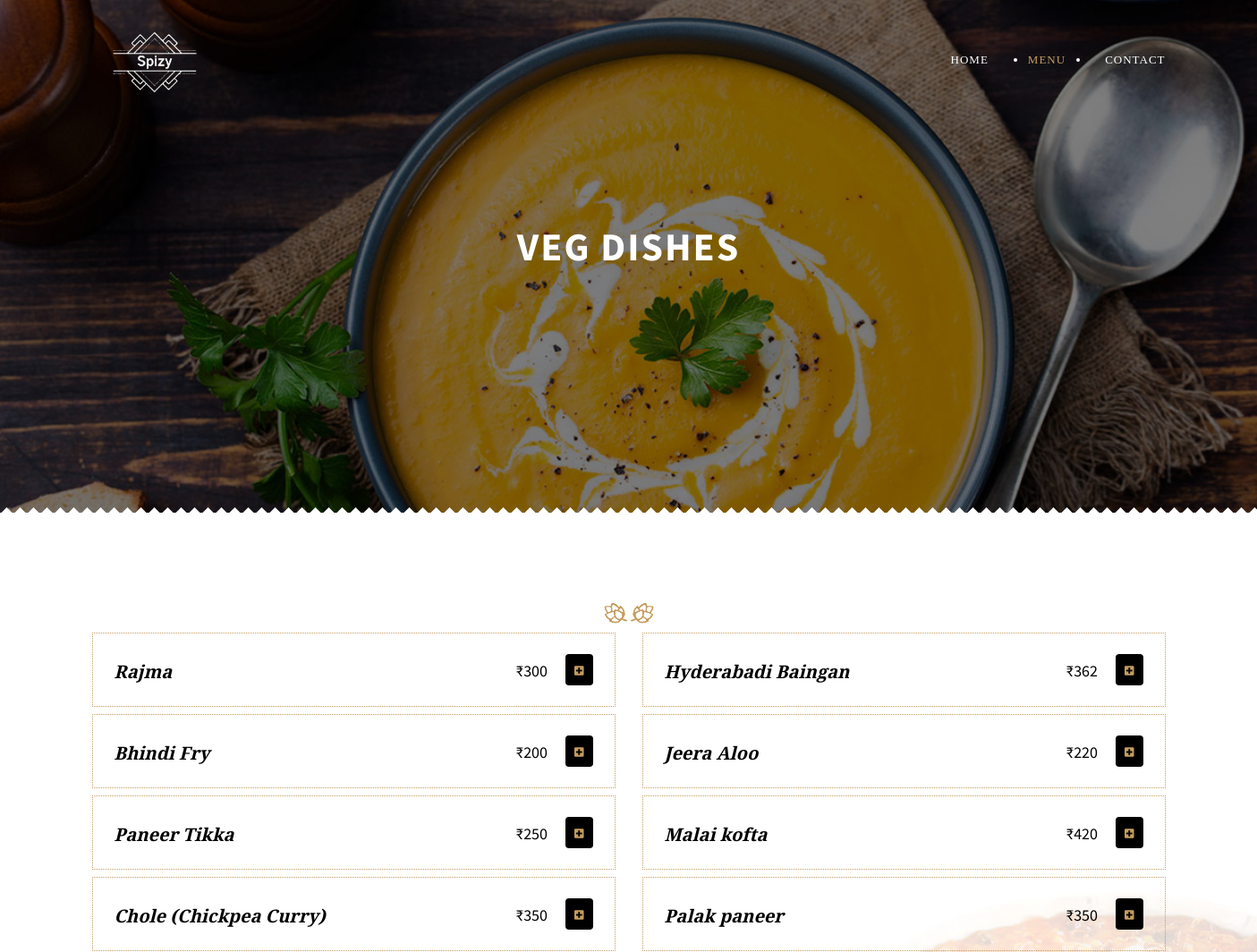
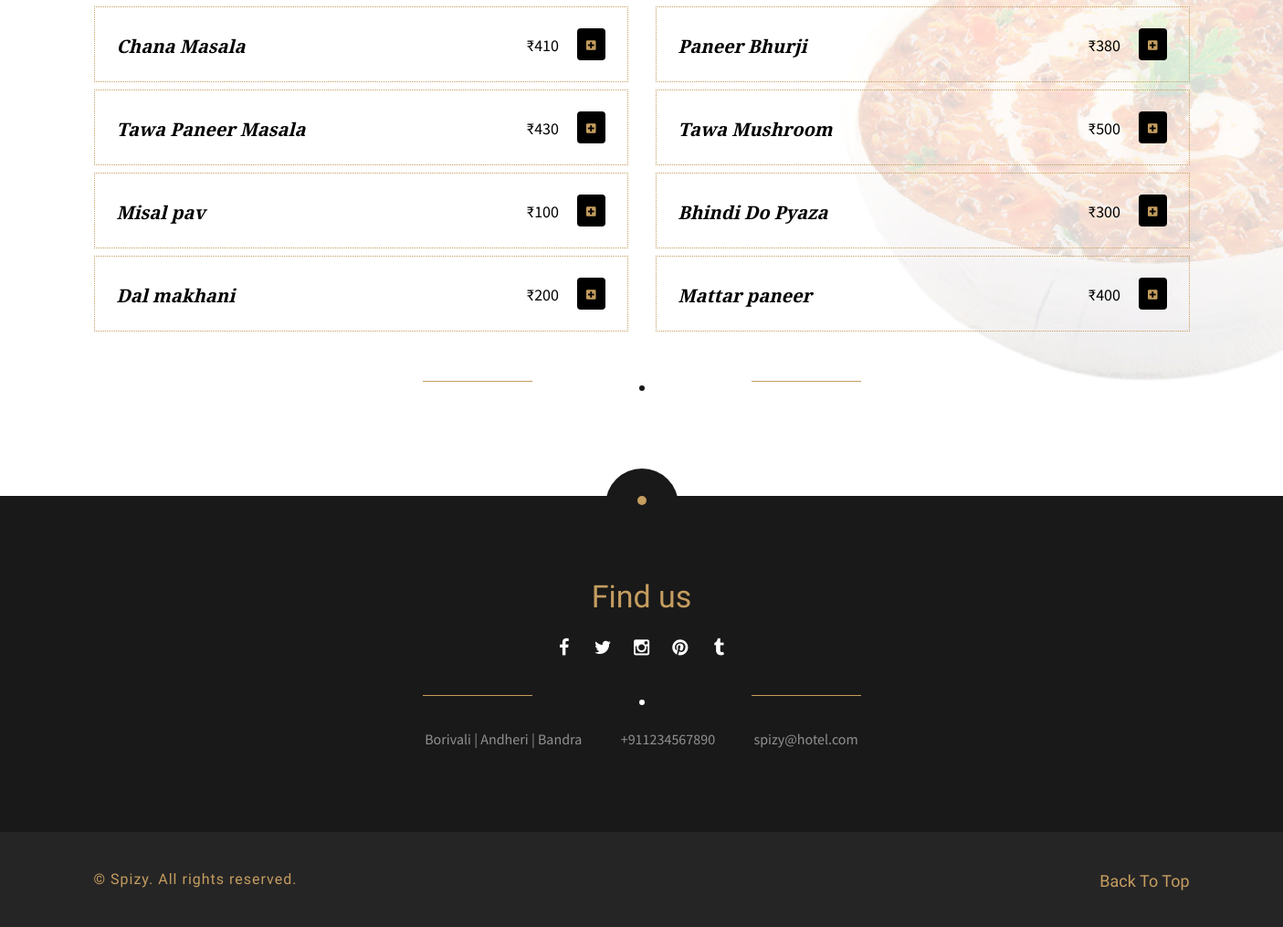
The page /veg-menu.php on the database its author committed (2 pictures, top to bottom).
### tables this page shows
CREATE TABLE `menu_data` (
  `id` int(50) NOT NULL,
  `name` varchar(100) NOT NULL,
  `category` varchar(100) NOT NULL,
  `picture` varchar(100) NOT NULL,
  `price` int(50) NOT NULL
);

### veg-menu.php (the view, shortened to what this page needs)
<?php
include('php/db_connect.php');
$veg_query = mysqli_query($spizy_db_con,'SELECT * FROM menu_data WHERE category = "Veg" ORDER BY RAND()');
?>
<!DOCTYPE HTML>
<html lang="en">
<head>
    <link href="https://cdn.jsdelivr.net/npm/bootstrap@5.0.0-beta1/dist/css/bootstrap.min.css" rel="stylesheet">
    <link rel="stylesheet" href="https://cdnjs.cloudflare.com/ajax/libs/font-awesome/5.15.2/css/all.min.css" />
    <link type="text/css" rel="stylesheet" href="css/reset.css">
    <link type="text/css" rel="stylesheet" href="css/plugins.css">
    <link type="text/css" rel="stylesheet" href="css/style.css">
    <link type="text/css" rel="stylesheet" href="css/color.css">
</head>
<body>
        <?php include('loader.php')?>
    <div id="main">
        <header>
            <div class="header-inner">
                <div class="container">
                    <div class="logo-holder">
                        <a href="index.php">
                            <img src="images/logo.jpg" class="respimg logo-vis" alt="">
                        </a>
                    </div>
                    <div class="nav-holder" style="margin-top: 20px;">
                        <nav>
                            <ul>
                                <li><a href="index.php">Home</a></li>
                                <li><a href="menu.php" class="act-link">Menu</a>
                                </li>
                                <li><a href="contact.php">Contact</a></li>
                            </ul>
                        </nav>
                    </div>
                </div>
            </div>
        </header>
        <div id="wrapper">
            <div class="content">
                <section class="parallax-section header-section">
                    <div class="bg bg-parallax" style="background-image:url(images/bg/4.jpg)" data-top-bottom="transform: translateY(300px);" data-bottom-top="transform: translateY(-300px);"></div>
                    <div class="overlay"></div>
                    <div class="container">
                        <h2>Veg Dishes</h2>
                    </div>
                </section>
                <section>
                    <div class="triangle-decor"></div>
                    <div class="menu-bg rbd" style="background-image:url(images/menu/3.png)" data-top-bottom="transform: translateX(-200px);" data-bottom-top="transform: translateX(200px);">
                    </div>
                    <div class="container">
                        <div class="separator color-separator"></div>
                        <div class="menu-holder pb-4">
                            <div class="row">
                            <?php
                                if($veg_query){
                                    while ($veg_query_array = mysqli_fetch_array($veg_query)){
                                        echo '<div class="col-md-6 mb-2">
                                                <div class="menu-item menu-item-border">
                                                    <div class="menu-item-details">
                                                        <div class="menu-item-desc">'.$veg_query_array['name'].'</div>
                                                        <div class="handle-menu-allign">
                                                        <div class="menu-item-prices">
                                                            <div class="menu-item-price">&#8377;'.$veg_query_array['price'].'</div>
                                                        </div>
                                                        <button class="add-to-cart-button-sm" onclick="add_to_cart('.$veg_query_array['id'].')"><i class="fas fa-plus-square"></i></button>
                                                        </div>
                                                    </div>
                                                </div>
                                            </div>';
                                    }
                                }
                                ?>
                            </div>
                        </div>
                        <div class="bold-separator">
                            <span></span>
                        </div>
                    </div>
                </section>
            </div>
            <footer>
                <div class="footer-inner">
                    <div class="container">
                        <div class="row">
                            <div>
                                <div class="footer-social">
                                    <h3>Find us</h3>
                                    <ul>
                                        <li><a href="#" target="_blank"><i class="fa fa-facebook"></i></a></li>
                                        <li><a href="#" target="_blank"><i class="fa fa-twitter"></i></a></li>
                                        <li><a href="#" target="_blank"><i class="fa fa-instagram"></i></a></li>
                                        <li><a href="#" target="_blank"><i class="fa fa-pinterest"></i></a></li>
                                        <li><a href="#" target="_blank"><i class="fa fa-tumblr"></i></a></li>
                                    </ul>
                                </div>
                            </div>
                        </div>
                        <div class="bold-separator">
                            <span></span>
                        </div>
                        <ul class="footer-contacts">
                            <li><a href="#">Borivali | Andheri | Bandra</a></li>
                            <li><a href="#">+911234567890</a></li>
                            <li><a href="#">spizy@hotel.com</a></li>
                        </ul>
                    </div>
                </div>
                <div class="to-top-holder">
                    <div class="container">
                        <p style="color:#C59D5F"> <span> &#169; Spizy. </span> All rights reserved.</p>
                        <div class="to-top"><span>Back To Top </span><i class="fa fa-angle-double-up"></i></div>
                    </div>
                </div>
            </footer>
        </div>
    </div>
</body>
</html>

### css/plugins.css (style rules this page uses)
@media (min-width:768px) { .container { width:750px } }
@media (min-width:992px) { .container { width:970px } }
@media (min-width:1200px) { .container { width:1170px } }
.row { margin-left:-15px;margin-right:-15px }
.col-xs-1, .col-sm-1, .col-md-1, .col-lg-1, .col-xs-2, .col-sm-2, .col-md-2, .col-lg-2, .col-xs-3, .col-sm-3, .col-md-3, .col-lg-3, .col-xs-4, .col-sm-4, .col-md-4, .col-lg-4, .col-xs-5, .col-sm-5, .col-md-5, .col-lg-5, .col-xs-6, .col-sm-6, .col-md-6, .col-lg-6, .col-xs-7, .col-sm-7, .col-md-7, .col-lg-7, .col-xs-8, .col-sm-8, .col-md-8, .col-lg-8, .col-xs-9, .col-sm-9, .col-md-9, .col-lg-9, .col-xs-10, .col-sm-10, .col-md-10, .col-lg-10, .col-xs-11, .col-sm-11, .col-md-11, .col-lg-11, .col-xs-12, .col-sm-12, .col-md-12, .col-lg-12 { position:relative;min-height:1px;padding-left:15px;padding-right:15px }
@media (min-width:992px) { .col-md-1, .col-md-2, .col-md-3, .col-md-4, .col-md-5, .col-md-6, .col-md-7, .col-md-8, .col-md-9, .col-md-10, .col-md-11, .col-md-12 { float:left } }
@media (min-width:992px) { .col-md-6 { width:50% } }
.clearfix:before,.clearfix:after,.container:before,.container:after,.container-fluid:before,.container-fluid:after,.row:before,.row:after { content:" ";display:table }
.clearfix:after,.container:after,.container-fluid:after,.row:after { clear:both }
.fa { display:inline-block;font:normal normal normal 14px/1 FontAwesome;font-size:inherit;text-rendering:auto;-webkit-font-smoothing:antialiased;-moz-osx-font-smoothing:grayscale;transform:translate(0, 0) }
.fa-twitter:before { content:"\f099" }
.fa-facebook-f:before,.fa-facebook:before { content:"\f09a" }
.fa-pinterest:before { content:"\f0d2" }
.fa-plus-square:before { content:"\f0fe" }
.fa-instagram:before { content:"\f16d" }
.fa-tumblr:before { content:"\f173" }

### css/color.css (style rules this page uses)
.nav-separator:before , .nav-separator:after , nav:after , .bold-separator:before , .bold-separator:after , #submit:hover , .to-top-holder:before , .ic__days .ic__day_state_current , .ic__days .ic__day_state_selected , .ic__days .ic__day:hover , .scroll-nav li a.actscroll:before , .scroll-nav ul:before, .scroll-nav ul:after , footer:after , .hot-desc , .content-pagination a.current-page , .content-pagination a:hover , .shopping-cart-link-count , .quantity input.qty , .order-count , .hero-title h4:before , .hero-title h4:after , .current-page , .pagination a:hover { background:#C59D5F; }
nav li a.act-link , nav li a:hover , .nav-social h3 , .nav-social li a:hover , .parallax-section h3 , .section-title h3 , .team-slider h3 , #submit , .to-top , #submit-res , .link , .tooltip , .hero-link a:hover , .to-top-holder p span , #twitter-feed li a , .twitter-holder .customNavigation a:hover , #subscribe .subscribe-button , .twitter-holder .customNavigation a.twit-link , .footer-social h3 , .footer-contacts li a:hover , .footer-social ul li a:hover , .subscribe-message i , .section-icon , .testimonials-holder h4 a , .chefinfo , .team-social li a:hover , .team-modal h5 , .popup-modal-dismiss:hover , .promotion-price , .big-number a , .testimonials-holder .customNavigation a:hover , .testimonials-slider ul li , .menu-item a:hover , .product-cats li a , .product-price a , .shopping-cart-link , .subnav a:hover span , .product-rating , .product-item-price span , .quantity a , .product-meta span a , .tabs-menu .current a , .order-money , .product-name a:hover , .product-name , .coupon-holder button:hover , .cart-totals button , .search-submit , .post-tags li a:hover, .tagcloud li a:hover , .post-link:hover , .slides-navigation a:hover , .post-meta i , .gallery-filters a.gallery-filter-active , .box-item i , .fullheight-carousel-holder .customNavigation a:hover , .carousel-link-holder h4 , #success_page p strong { color:#C59D5F; }

### loader.php (style rules this page uses)
body { background-color: rgb(0, 0, 0); }

### rows shown on the page
menu_data: name "Rajma", price "300"
menu_data: name "Hyderabadi Baingan", price "362"
menu_data: name "Bhindi Fry", price "200"
menu_data: name "Jeera Aloo", price "220"
menu_data: name "Paneer Tikka", price "250"
menu_data: name "Malai kofta", price "420"
menu_data: name "Chole (Chickpea Curry)", price "350"
menu_data: name "Palak paneer", price "350"
menu_data: name "Chana Masala", price "410"
menu_data: name "Paneer Bhurji", price "380"
menu_data: name "Tawa Paneer Masala", price "430"
menu_data: name "Tawa Mushroom", price "500"
menu_data: name "Misal pav", price "100"
menu_data: name "Bhindi Do Pyaza", price "300"
menu_data: name "Dal makhani", price "200"
menu_data: name "Mattar paneer", price "400"
